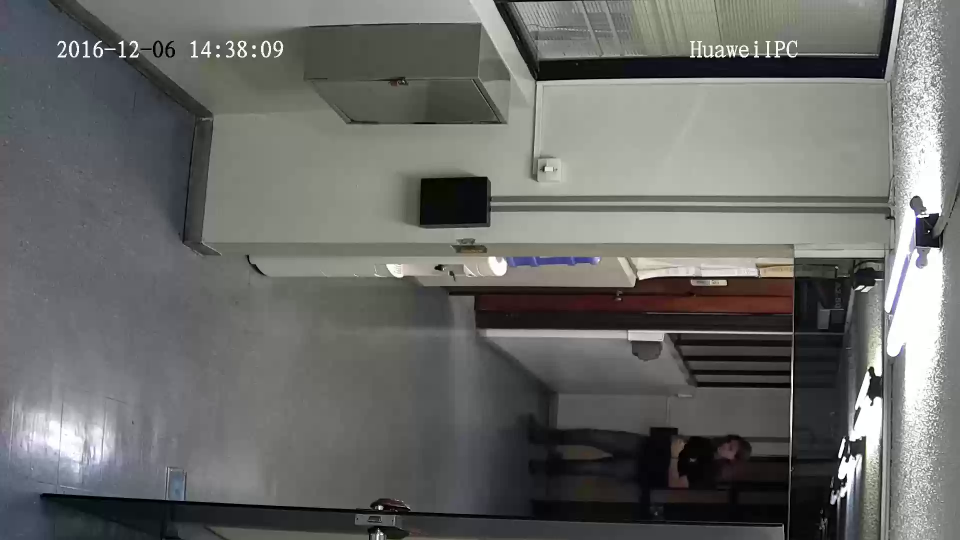
#> input picture frame 0 of Linux/Python/usputil/amostra01.mp4, 1920 x 1080 px, given in place of the camera (shown at 1/2 size)
$ python face2.py   (Python 2 division)
#> lines starting #> are read from the running program, lines starting #| are printed output that depends on the picture; after the words box and inside, x2 and y2 are one past the last pixel; in counts of white or black regions, pixels touching at a corner belong together
### Linux/Python/track/common.py
#!/usr/bin/env python

'''
This module contains some common routines used by other samples.
'''

# Python 2/3 compatibility
from __future__ import print_function
import sys
PY3 = sys.version_info[0] == 3

if PY3:
    from functools import reduce

import numpy as np
import cv2

# built-in modules
import os
import itertools as it
from contextlib import contextmanager

image_extensions = ['.bmp', '.jpg', '.jpeg', '.png', '.tif', '.tiff', '.pbm', '.pgm', '.ppm']

class Bunch(object):
    def __init__(self, **kw):
        self.__dict__.update(kw)
    def __str__(self):
        return str(self.__dict__)

# [4 lines left out: function splitfn, not called in this run]

def anorm2(a):
    return (a*a).sum(-1)
def anorm(a):
    return np.sqrt( anorm2(a) )

# [44 lines left out: functions homotrans, to_rect, rect2rect_mtx, lookat, mtx2rvec, draw_str, not called in this run]

class Sketcher:
    # [8 lines left out: function __init__, not called in this run]

    def show(self):
        cv2.imshow(self.windowname, self.dests[0])

    # [13 lines left out: function on_mouse, not called in this run]


# palette data from matplotlib/_cm.py
_jet_data =   {'red':   ((0., 0, 0), (0.35, 0, 0), (0.66, 1, 1), (0.89,1, 1),
                         (1, 0.5, 0.5)),
               'green': ((0., 0, 0), (0.125,0, 0), (0.375,1, 1), (0.64,1, 1),
                         (0.91,0,0), (1, 0, 0)),
               'blue':  ((0., 0.5, 0.5), (0.11, 1, 1), (0.34, 1, 1), (0.65,0, 0),
                         (1, 0, 0))}

cmap_data = { 'jet' : _jet_data }

# [14 lines left out: function make_cmap, not called in this run]

def nothing(*arg, **kw):
    pass

def clock():
    return cv2.getTickCount() / cv2.getTickFrequency()

# [8 lines left out: function Timer, not called in this run]

class StatValue:
    def __init__(self, smooth_coef = 0.5):
        self.value = None
        self.smooth_coef = smooth_coef
    # [6 lines left out: function update, not called in this run]

class RectSelector:
    # [30 lines left out: functions __init__, onmouse, draw, not called in this run]
    @property
    def dragging(self):
        return self.drag_rect is not None


# [24 lines left out: functions grouper, mosaic, not called in this run]

def getsize(img):
    h, w = img.shape[:2]
    return w, h

def mdot(*args):
    return reduce(np.dot, args)

# [4 lines left out: function draw_keypoints, not called in this run]

### Linux/Python/track/face2.py

import argparse
import cv2
import numpy as np

from common import clock

parser = argparse.ArgumentParser()
parser.add_argument('--video', type=str,
                    help="Video a capturar",
                    #default='rtsp://kenji:6qi7j94i@192.168.10.181:554/H264')
                    #default='rtsp://admin:B30cd4Ro@192.168.10.180:554/LiveMedia/ch1/Media1')
                    #default='/home/yakumo/HBPVR')
                    default=0) #D:\\temp

#alt2 apresenta melhor desempenho para detecao de face
parser.add_argument('--cascade', type=str,
                    help="cascade haar detector",
                    #default='haarcascades/haarcascade_frontalface_alt_tree.xml')
                    #default='haarcascades/haarcascade_frontalface_alt2.xml')
                    default='haarcascades\\haarcascade_frontalface_alt2.xml') #D:\\app\\opencv31\\sources\\data\\
                    #default='haarcascades/haarcascade_frontalface_default.xml')
                    #default='haarcascades/haarcascade_frontalface_alt.xml')
                    #default='D:\\app\\opencv31\\sources\\data\\haarcascades\\haarcascade_frontalface_alt.xml')

if __name__=="__main__":
    args = parser.parse_args()
    print "Carregando video em {}".format(args.video)
    #cascade = cv2.CascadeClassifier(args.cascade)

    # objeto para controle de rastreamento de faces
    cap = cv2.VideoCapture(args.video)
    fgbg = cv2.createBackgroundSubtractorMOG2()
    temframe = True
    while temframe:
            t = clock()
            temframe, frame = cap.read()
#> frame is the input picture: shape (1080, 1920, 3); mean B, G, R 104.2, 106.7, 105.7
            if temframe:
                anotado = frame.copy()
                reduzido = cv2.resize(frame,(0,0),fx=0.5,fy=0.5)
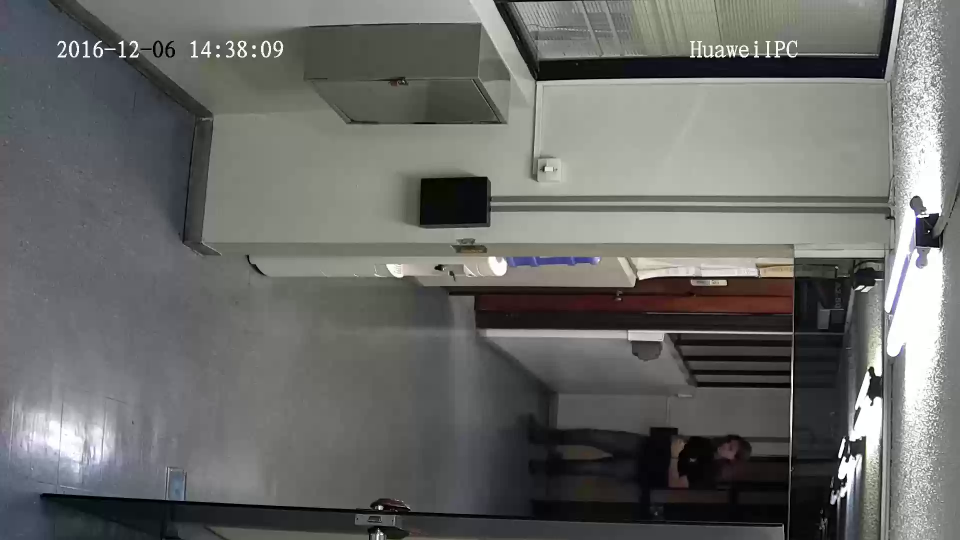
#> reduzido: shape (540, 960, 3); mean B, G, R 104.2, 106.8, 105.8
                fgmask = fgbg.apply(reduzido)
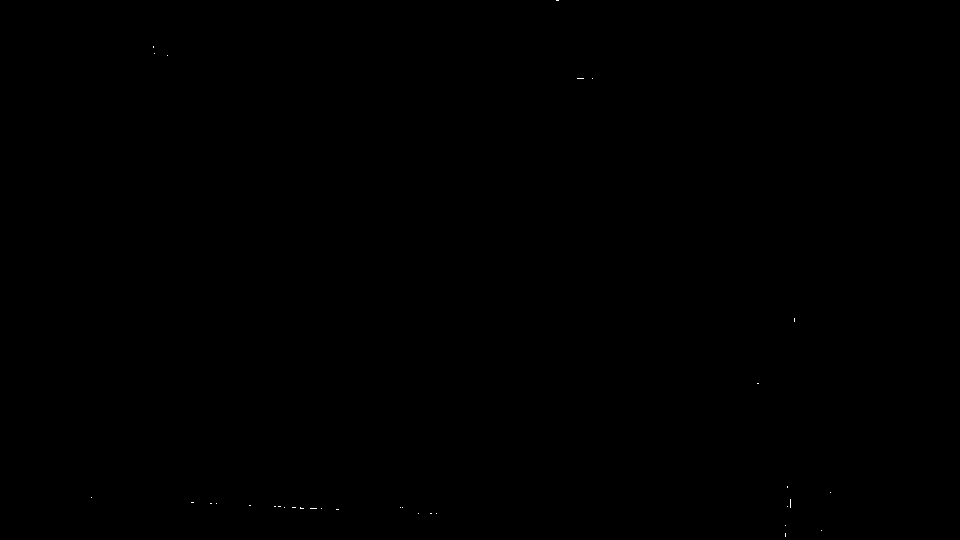
#> fgmask: shape (540, 960); values 127 (black) and 255 (white), 0.02% white in thin lines or dots, all inside (x1, y1, x2, y2) = (91, 0, 831, 537)
                cv2.imshow("Anotado",anotado)
                cv2.imshow("Mask",fgmask)
                dt = clock() - t
                print "Total {} ms".format(dt*1000)
                # apresentado amostragem
                if cv2.waitKey(1) & 0xFF == ord('q'):
#> (key q is pressed here)
                    break
    # When everything done, release the capture
    cap.release()
